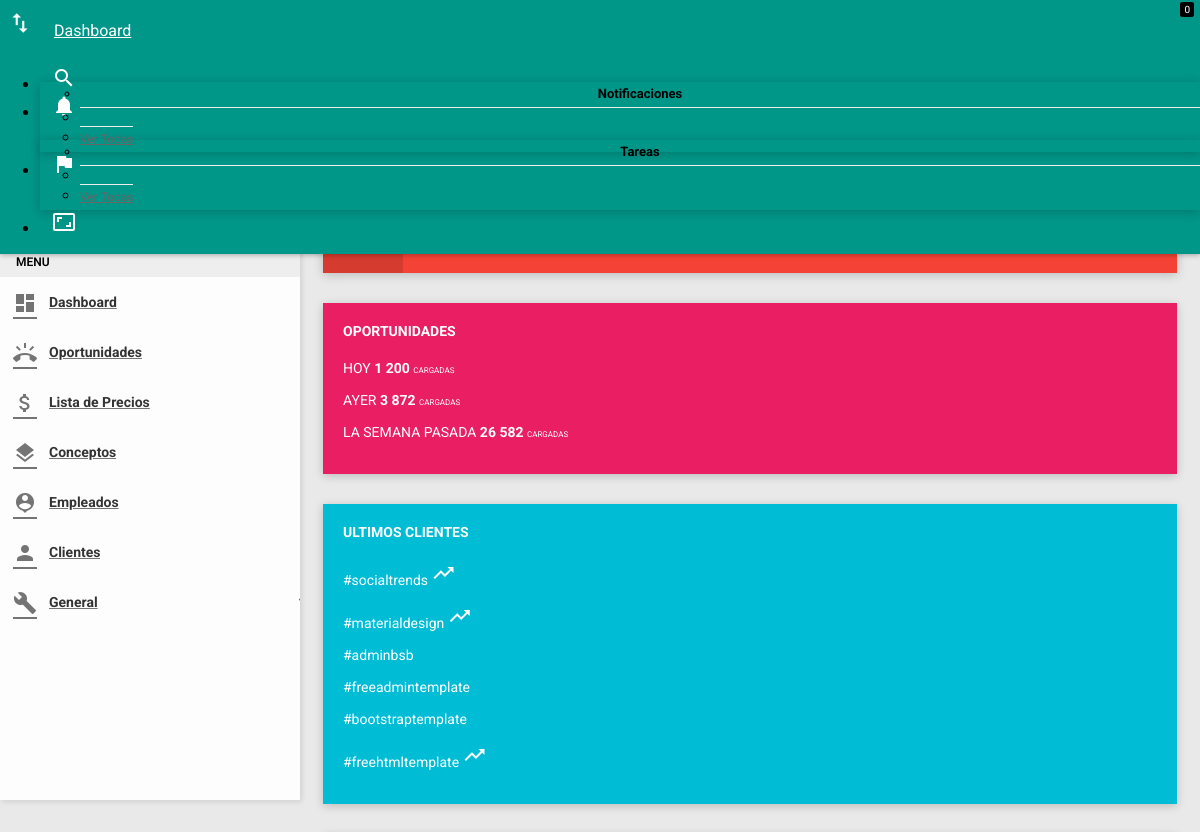
/dashboard/index.php (signed in, upper part), run on an earlier commit of the app's database.
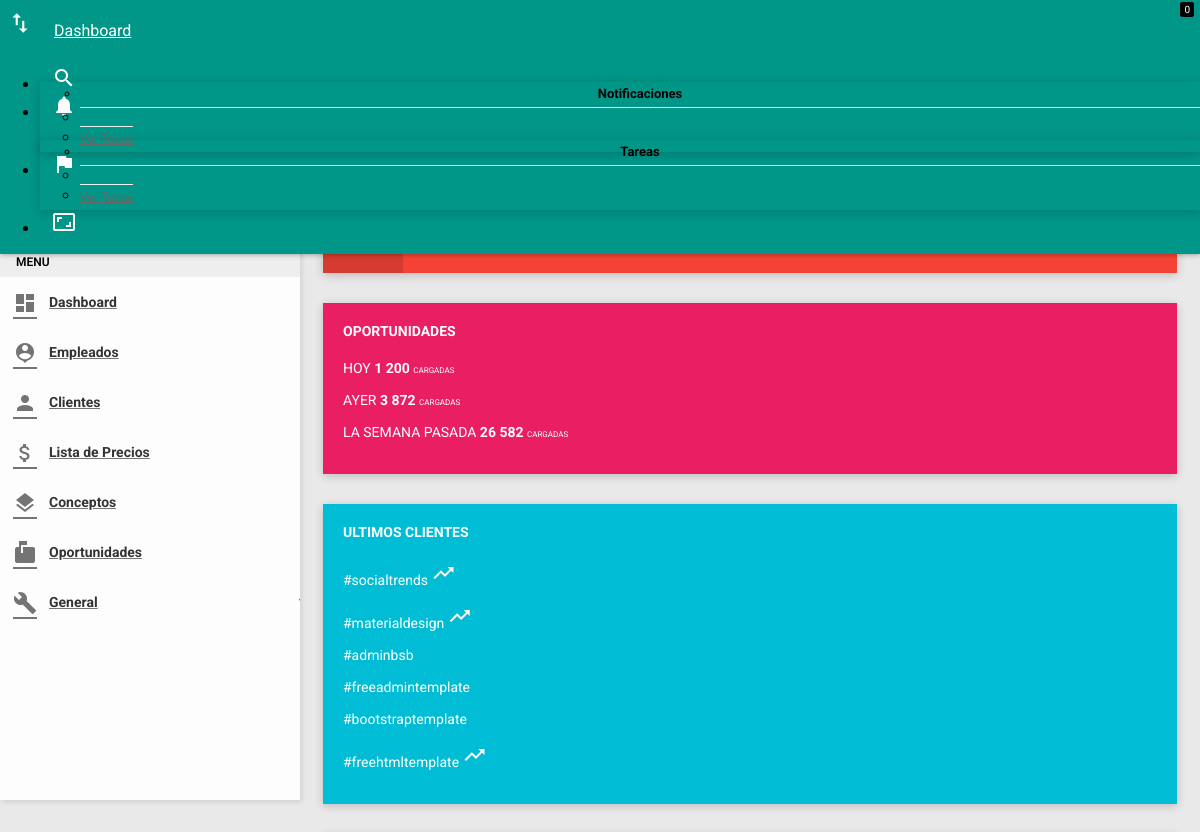
And on a later commit of the database.
### tables this page shows
CREATE TABLE IF NOT EXISTS `predio_menu` (
`idmenu` int(11) NOT NULL,
  `url` varchar(65) NOT NULL,
  `icono` varchar(45) DEFAULT NULL,
  `nombre` varchar(45) NOT NULL,
  `Orden` smallint(6) DEFAULT NULL,
  `hover` varchar(45) DEFAULT NULL,
  `permiso` varchar(50) DEFAULT NULL,
  `administracion` bit(1) DEFAULT NULL,
  `torneo` bit(1) DEFAULT NULL,
  `reportes` bit(1) DEFAULT NULL,
  `grupo` int(11) NOT NULL
);

### includes/appconfig.php (called while the page is built, shortened)
<?php
class appconfig {
function conexion() {
		$hostname = "localhost";
		$database = "u235498999_sahil";
		$username = "u235498999_sahil";
		$password = "rhcp7575";
		$conexion = array("hostname" => $hostname,
						  "database" => $database,
						  "username" => $username,
						  "password" => $password);
		return $conexion;
}
}
?>

### includes/funcionesHTML.php (the view, shortened to what this page needs)
<?php
class ServiciosHTML {
function menu($usuario,$titulo,$rol,$empresa) {
	$sql = "select idmenu,url,icono, nombre, permiso from predio_menu where permiso like '%".$rol."%' and grupo = 0 order by orden";
	$res = $this->query($sql,0);
	$cadmenu = "";
	while ($row = mysql_fetch_array($res)) {
		if ($titulo == $row['nombre']) {
			$row['url'] = "index.php";
		}
		if (strpos($row['permiso'],$rol) !== false) {
			if ($row['idmenu'] == 1) {
				$cadmenu .= '<li>
								<a href="'.$row['url'].'">
									<i class="material-icons">'.$row['icono'].'</i>
									<span>'.$row['nombre'].'</span>
								</a>
							</li>';
			} else {
				$cadmenu .= '<li>
								<a href="'.$row['url'].'">
									<i class="material-icons">'.$row['icono'].'</i>
									<span>'.$row['nombre'].'</span>
								</a>
							</li>';
			}
		}
	}
	$sql = "select idmenu,url,icono, nombre, permiso from predio_menu where permiso like '%".$rol."%' and grupo = 3 order by orden";
	$res = $this->query($sql,0);
	$cadmenu .= '<a href="javascript:void(0);" class="menu-toggle">
                            <i class="material-icons">build</i>
                            <span>General</span>
                        </a>
                        <ul class="ml-menu">';
	while ($row = mysql_fetch_array($res)) {
		if (strpos($row['permiso'],$rol) !== false) {
			if ($row['idmenu'] == 1) {
				$cadmenu .= '<li>
								<a href="'.$row['url'].'">
									<i class="material-icons">'.$row['icono'].'</i>
									<span>'.$row['nombre'].'</span>
								</a>
							</li>';
			} else {
				$cadmenu .= '<li>
								<a href="'.$row['url'].'">
									<i class="material-icons">'.$row['icono'].'</i>
									<span>'.$row['nombre'].'</span>
								</a>
							</li>';
			}
		}
	}
	$cadmenu .= '</ul>';
	$menu = utf8_encode($cadmenu);
	return $menu;
}
function query($sql,$accion) {
		require_once 'appconfig.php';
		$appconfig	= new appconfig();
		$datos		= $appconfig->conexion();
		$hostname	= $datos['hostname'];
		$database	= $datos['database'];
		$username	= $datos['username'];
		$password	= $datos['password'];
		$conex = mysql_connect($hostname,$username,$password) or die ("no se puede conectar".mysql_error());
		$result = mysql_query($sql,$conex);
		return $result;
	}
}
?>

### dashboard/index.php (shortened to what this page needs)
<?php
if (!isset($_SESSION['usua_sahilices']))
{
	header('Location: ../error.php');
} else {
include ('../includes/funcionesHTML.php');
include ('../includes/base.php');
$serviciosHTML = new ServiciosHTML();
$baseHTML = new BaseHTML();
$resMenu = $serviciosHTML->menu($_SESSION['nombre_sahilices'],"Dashboard",$_SESSION['refroll_sahilices'],'');
$breadCumbs = '<a class="navbar-brand" href="../index.php">Dashboard</a>';
?>
<!DOCTYPE html>
<html>
<head>
    <link href="../plugins/morrisjs/morris.css" rel="stylesheet" />
    <link href="../plugins/animate-css/animate.css" rel="stylesheet" />
    <link href="../css/style.css" rel="stylesheet">
    <link href="../css/themes/all-themes.css" rel="stylesheet" />
</head>
<body class="theme-red">
    <?php echo $baseHTML->cargarNAV($breadCumbs); ?>
    <?php echo $baseHTML->cargarSECTION($_SESSION['usua_sahilices'], $_SESSION['nombre_sahilices'], str_replace('..','../dashboard',$resMenu),'../'); ?>
    <main id="app">
    <section class="content" style="margin-top:-35px;">
        <div class="container-fluid">
			  <div class="row clearfix">
					<div class="col-lg-4 col-md-4 col-sm-6 col-xs-12">
						 <div class="info-box bg-green hover-expand-effect">
							  <div class="icon">
							  </div>
							  <div class="content">
									<div class="text">NUEVAS OPORTUNIDADES</div>
							  </div>
						 </div>
					</div>
					<div class="col-lg-4 col-md-4 col-sm-6 col-xs-12">
						 <div class="info-box bg-cyan hover-expand-effect">
							  <div class="icon">
							  </div>
							  <div class="content">
									<div class="text">COTIZACIONES</div>
							  </div>
						 </div>
					</div>
					<div class="col-lg-4 col-md-4 col-sm-6 col-xs-12">
						 <div class="info-box bg-red hover-expand-effect">
							  <div class="icon">
							  </div>
							  <div class="content">
									<div class="text">DEMORA OPORTUNIDADES</div>
							  </div>
						 </div>
					</div>
			  </div>
			  <div class="row clearfix">
					<div class="col-xs-12 col-sm-12 col-md-4 col-lg-4">
						 <div class="card">
							  <div class="body bg-pink">
									<div class="m-b--35 font-bold">OPORTUNIDADES</div>
									<ul class="dashboard-stat-list">
										 <li>
											  HOY
											  <span class="pull-right"><b>1 200</b> <small>CARGADAS</small></span>
										 </li>
										 <li>
											  AYER
											  <span class="pull-right"><b>3 872</b> <small>CARGADAS</small></span>
										 </li>
										 <li>
											  LA SEMANA PASADA
											  <span class="pull-right"><b>26 582</b> <small>CARGADAS</small></span>
										 </li>
									</ul>
							  </div>
						 </div>
					</div>
					<div class="col-xs-12 col-sm-12 col-md-4 col-lg-4">
						 <div class="card">
							  <div class="body bg-cyan">
									<div class="m-b--35 font-bold">ULTIMOS CLIENTES</div>
									<ul class="dashboard-stat-list">
										 <li>
											  #socialtrends
											  <span class="pull-right">
													<i class="material-icons">trending_up</i>
											  </span>
										 </li>
										 <li>
											  #materialdesign
											  <span class="pull-right">
													<i class="material-icons">trending_up</i>
											  </span>
										 </li>
										 <li>#adminbsb</li>
										 <li>#freeadmintemplate</li>
										 <li>#bootstraptemplate</li>
										 <li>
											  #freehtmltemplate
											  <span class="pull-right">
													<i class="material-icons">trending_up</i>
											  </span>
										 </li>
									</ul>
							  </div>
						 </div>
					</div>
			  </div>
        </div>
    </section>
    </main>
</body>
<?php } ?>
</html>

### includes/base.php (shortened to what this page needs)
<?php
class BaseHTML {
    function cargarNAV($breadCumbs, $notificaciones='', $tareas='', $altura = '', $lstTareas='') {
        $cad = '<nav class="navbar">
                    <div class="container-fluid">
                        <div class="navbar-header">
                            <a href="javascript:void(0);" class="navbar-toggle collapsed" data-toggle="collapse" data-target="#navbar-collapse" aria-expanded="false"></a>
                            '.$breadCumbs.'
                        </div>
                        <div class="collapse navbar-collapse" id="navbar-collapse">
                            <ul class="nav navbar-nav navbar-right">
                                <li><a href="javascript:void(0);" class="js-search" data-close="true"><i class="material-icons">search</i></a></li>
                                <li class="dropdown">
                                    <a href="javascript:void(0);" class="dropdown-toggle" data-toggle="dropdown" role="button">
                                        <i class="material-icons">notifications</i>
                                        <span class="label-count notificaciones-cantidad">0</span>
                                    </a>
                                    <ul class="dropdown-menu">
                                        <li class="header">Notificaciones</li>
                                        <li class="body">
                                        </li>
                                        <li class="footer">
                                            <a href="javascript:void(0);">Ver Todas</a>
                                        </li>
                                    </ul>
                                </li>
                                <li class="dropdown">
                                    <a href="javascript:void(0);" class="dropdown-toggle" data-toggle="dropdown" role="button">
                                        <i class="material-icons">flag</i>
                                        <span class="label-count tareas-cantidad">0</span>
                                    </a>
                                    <ul class="dropdown-menu">
                                        <li class="header">Tareas</li>
                                        <li class="body">
                                        </li>
                                        <li class="footer">
                                            <a href="javascript:void(0);">Ver Todas</a>
                                        </li>
                                    </ul>
                                </li>
                                <li class="pull-right"><a href="javascript:void(0);" class="maximizar"><i class="material-icons icomarcos">aspect_ratio</i></a></li>
                            </ul>
                        </div>
                    </div>
                </nav>';
        echo $cad;
    }
    function cargarSECTION($usuario, $email, $menu, $altura = '') {
        $cad = '<section id="marcos">
                <aside id="leftsidebar" class="sidebar">
                    <div class="user-info">
                        <div class="image">
                            <img src="'.$altura.'images/user.png" width="48" height="48" alt="User" />
                        </div>
                        <div class="info-container">
                            <div class="name" data-toggle="dropdown" aria-haspopup="true" aria-expanded="false">'.$usuario.'</div>
                            <div class="email">'.$email.'</div>
                            <div class="btn-group user-helper-dropdown">
                                <i class="material-icons" data-toggle="dropdown" aria-haspopup="true" aria-expanded="true">keyboard_arrow_down</i>
                                <ul class="dropdown-menu pull-right">
                                    <li><a href="'.$altura.'logout.php"><i class="material-icons">input</i>Salir</a></li>
                                </ul>
                            </div>
                        </div>
                    </div>
                    <div class="menu">
                        <ul class="list">
                            <li class="header">MENU</li>
                            '.$menu.'
                        </ul>
                    </div>
                </aside>
                <aside id="rightsidebar" class="right-sidebar">
                    <ul class="nav nav-tabs tab-nav-right" role="tablist">
                        <li role="presentation" class="active"><a href="#skins" data-toggle="tab">SKINS</a></li>
                        <li role="presentation"><a href="#settings" data-toggle="tab">SETTINGS</a></li>
                    </ul>
                </aside>
            </section>';
        echo $cad;
    }
}

### css/themes/all-themes.css (style rules this page uses)
.theme-red .navbar-brand { color: #fff; }
.theme-red .nav > li > a { color: #fff; }

What changed in the data, as far as the page shows it:
changed predio_menu "Empleados": moves up the list
changed predio_menu "Clientes": moves up the list
changed predio_menu "Oportunidades": moves down the list
